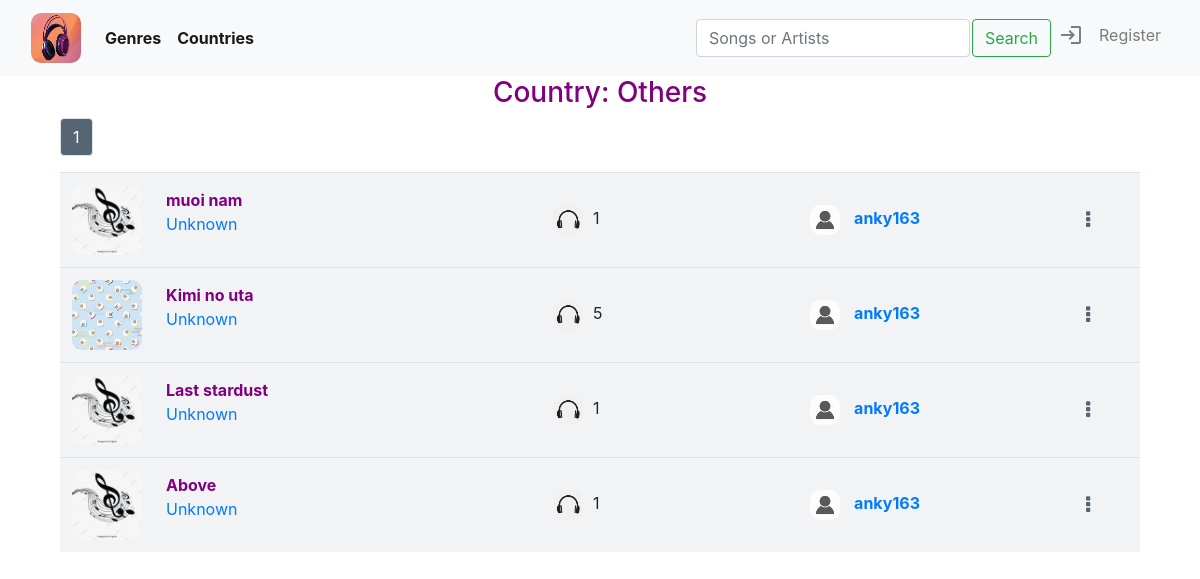
Screenshot of /country/others with the database file from the repository.
### music/models.py (models this page shows, shortened)
class Song(models.Model):
    uploader = models.ForeignKey(User, on_delete=models.CASCADE, related_name="uploader")
    title = models.CharField(max_length=64, blank=False, db_column="title")
    _artists = models.CharField(max_length=64, blank=True, db_column="artists")
    _country = models.CharField(max_length=64, blank=True, db_column="country")
    _genre = models.CharField(max_length=64, blank=True, db_column="genre")
    date = models.DateTimeField(db_column="date")
    views = models.IntegerField(default=0, db_column="views")
    photo = models.ImageField(upload_to='images', blank=True, default=None)
    audio = models.FileField(upload_to='songs', blank=False, default=None)
    @property
    def artists(self):
        return self._artists
    @artists.setter
    def artists(self, artists):
        if not artists:
            self._artists = "Unknown"
        else:
            self._artists = artists
    @property
    def genre(self):
        return self._genre
    @genre.setter
    def genre(self, genre):
        if not genre or genre.lower() not in ["pop", "dance", "rock", "jazz", "traditional", "soundtrack"]:
            self._genre = "Others"
        else:
            self._genre = genre
    @property
    def country(self):
        return self._country
    @country.setter
    def country(self, country):
        if not country or country.lower() not in ["us - uk", "korea", "japan", "china", "vietnam"]:
            self._country = "Others"
        else:
            self._country = country

class User(AbstractUser):
    pass

### music/views.py (the view)
# urls.py: path("country/<str:country>", views.country, name="country"),
def country(request, country):
    tracks = Tracks("country", country)
    if len(tracks.all) == 0:
        return render(request, "music/list.html", {
            "sorry": f'"{country}" not found :('
        })
    pages, lists = tracks.paginate(10)
    if country.lower() == 'us - uk':
        country = country.upper()
    else:
        country = country.capitalize()
    playlists, new_playlist_index = private_playlists(request)
    return render(request, "music/list.html", {
        "result": f'Country: {country}',
        "tracks": tracks.all,
        "pages": pages,
        "lists": lists,
        "playlists": playlists,
        "new_playlist_index": new_playlist_index
    })

### music/views.py (called while the page is built)
def pagination(tracks, number):
    pages = []
    list = []
    lists = []
    p = Paginator(tracks, number)
    for i in range(p.num_pages):
        page = p.page(i + 1)
        pages.append(page)
        list.append(i + 1)
    l = Paginator(list, 5)
    for i in range(l.num_pages):
        lists.append(l.page(i + 1))
    return pages, lists

def private_playlists(request):
    if request.user.is_authenticated:
        playlists = Playlist.objects.filter(user=request.user)
        new_playlist_index = len(playlists) + 1
    else:
        playlists = None
        new_playlist_index = 1
    return playlists, new_playlist_index

    def paginate(self, number):
        return pagination(self.all, number)

### music/templates/music/list.html (shortened to what this page needs)
{% extends "music/layout.html" %}
{% load static %}
{% block body %}
    <div id="list-page">
        {% if result %}
            <h3 id="result" style="color: purple;">{{ result }}</h3>
        {% endif %}
        {% if tracks|length != 0 %}
            <div id="paginator-navbar">
                    {% for page in pages %}
                            <div class="paginator-navbar" id="paginator-{{ page.number }}">
                                {% for list in lists %}
                                    {% if page.number >= list|first and page.number <= list|last %}
                                        <nav aria-label="Page navigation example" class="pages-list" id="list-{{ list.number }}">
                                            <ul class="pagination">
                                                {% for number in list %}
                                                    <li class="page-item"><a href="#" class="page-link" id="page-link-{{ number }}" data-page_number="{{ number }}" onclick="showPage(this.dataset.page_number)">{{ number }}</a></li>
                                                {% endfor %}
                                            </ul>
                                        </nav>
                                    {% endif %}
                                {% endfor %}
                            </div>
                    {% endfor %}
            </div>
        {% else %}
            {% if playlist %}
                <h5 style="width: 100%; margin-top: 20px; text-align: center;">
                    This playlist is empty, visit <a href="{% url 'list' %}">Here</a> to add some tracks.
                </h5>
            {% endif %}
        {% endif %}
        <div id="tracks-list" class="tracks-list">
            {% for page in pages %}
                <div class="paginator" id="page-{{ page.number }}">
                    <table class="table">
                        {% for track in page.object_list %}
                            <tr class="track-bar" id="track-{{ track.id }}" data-id="{{ track.id }}" data-page_number="{{ page.number }}" style="cursor: pointer;">
                                <td class="track-onclick" data-id="{{ track.id }}" class="track-infomation" id="track-photo">
                                    <div class="photo-div">
                                        {% if track.photo %}
                                            <img src="/music/media/{{ track.photo }}">
                                        {% else %}
                                            <img src="/static/music/media/music.jpg">
                                        {% endif %}
                                    </div>
                                </td>
                                <td class="track-onclick" data-id="{{ track.id }}" class="track-infomation" id="track-title-artists">
                                    <div id="title"><strong style="color: purple;">{{ track.title }}</strong></div>
                                    <div id="artists">
                                        <a href="{% url 'artists' track.artists %}"><p style="white-space: nowrap; text-overflow: ellipsis;">{{ track.artists }}</p></a>
                                    </div>
                                </td>
                                <td class="track-onclick" data-id="{{ track.id }}" class="track-infomation" id="track-views">
                                    <div class="hide">
                                        <img style="width: 30px; height: 30px; margin-right: 10px;" src="{% static 'music/media/headphone.jpg' %}">
                                        <span id="views-of-track-{{ track.id }}">{{ track.views }}</span>
                                    </div>
                                </td>
                                <td class="track-onclick" class="hide" data-id="{{ track.id }}" class="track-infomation" style="width: 300px;" id="track-uploader">
                                    <div>
                                        <img style="width: 30px; height: 30px; margin-right: 10px;" src="{% static 'music/media/person.png' %}">
                                        <a href="{% url 'library' track.uploader.id %}">
                                            <strong style="white-space: nowrap; text-overflow: ellipsis;">{{ track.uploader }}</strong>
                                        </a>
                                    </div>
                                </td>
                                <td class="track-infomation" id="track-download">
                                    <a style="font-size: 20px; color: #566573;" href="#" data-uploader_id="{{ track.uploader.id }}" data-track_id="{{ track.id }}" data-audio="{{ track.audio }}" onclick="showAddingTable(this)">
                                        <i id="dot-icon" class="fa fa-ellipsis-v" aria-hidden="true"></i>
                                    </a>
                                </td>
                            </tr>
                        {% endfor %}
                    </table>
                </div>
            {% endfor %}
        </div>
        <div id="placeholder">
        </div>
    </div>
{% endblock %}

### music/static/music/styles.css (style rules this page uses)
img { border-radius: 10px; }
ul { list-style: none; }
#list-page { padding-left: 5%; padding-right: 5%; height: 87vh; }
#tracks-list { width: 100%; }
#placeholder { height: 15vh; }
.table { width: 90vw; border-collapse: collapse; }
.table tr { background-color: #F2F3F5; height: auto; }
.table td { vertical-align: middle; height: 10vh; border-collapse: collapse; }
#track-title-artists { width: 30vw; overflow: hidden; }
#track-title-artists #title, #artists { width: 30vw; overflow: hidden; white-space: nowrap; text-overflow: ellipsis; }
#track-title-artists #artists { width: max-content; }
#track-photo { width: 90px; height: 90px; }
#track-photo img { width: 70px; height: 70px; }
#track-views { padding-left: 15px; width: 25vw; }
#track-download { width: 7vw; text-align: center; }
.paginator-navbar nav ul li { z-index: 1; }
#track-download #dot-icon { width: 30px; height: 30px; border-radius: 50%; display: flex; justify-content: center; align-items: center; }
.hide { display: none; }
#result { text-align: center; }
.paginator-navbar { display: none; margin-top: 1vh; height: auto; }
@media (min-width: 700px) { .hide { display: table; } }

### rows the page displays
Song: title "muoi nam", artists "Unknown", views "1", uploader "anky163"
Song: photo (picture), title "Kimi no uta", artists "Unknown", views "5", uploader "anky163"
Song: title "Last stardust", artists "Unknown", views "1", uploader "anky163"
Song: title "Above", artists "Unknown", views "1", {{ track.id }} 3 (drawn), uploader "anky163"

### other values shown
{{ result }} "Country: Others"
{{ number }} "1"
